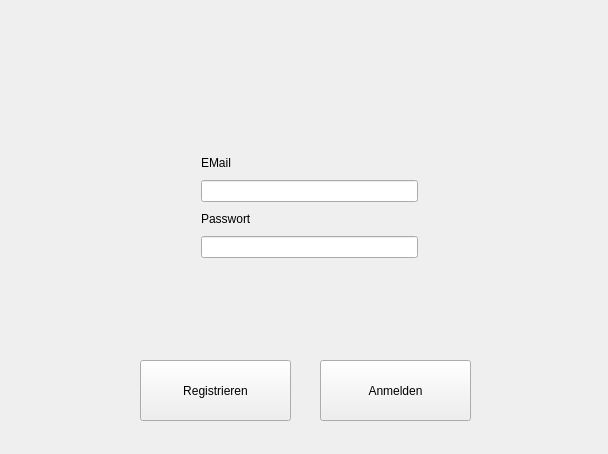
<?xml version="1.0" encoding="UTF-8"?>
<ui version="4.0">
 <class>StayHealthyClass</class>
 <widget class="QMainWindow" name="StayHealthyClass">
  <property name="geometry">
   <rect>
    <x>0</x>
    <y>0</y>
    <width>608</width>
    <height>454</height>
   </rect>
  </property>
  <property name="windowTitle">
   <string>StayHealthy</string>
  </property>
  <widget class="QWidget" name="centralWidget">
   <widget class="QPushButton" name="register_button">
    <property name="geometry">
     <rect>
      <x>140</x>
      <y>360</y>
      <width>151</width>
      <height>61</height>
     </rect>
    </property>
    <property name="text">
     <string>Registrieren</string>
    </property>
   </widget>
   <widget class="QPushButton" name="login_button">
    <property name="geometry">
     <rect>
      <x>320</x>
      <y>360</y>
      <width>151</width>
      <height>61</height>
     </rect>
    </property>
    <property name="text">
     <string>Anmelden</string>
    </property>
   </widget>
   <widget class="QWidget" name="verticalLayoutWidget_2">
    <property name="geometry">
     <rect>
      <x>200</x>
      <y>150</y>
      <width>219</width>
      <height>109</height>
     </rect>
    </property>
    <layout class="QVBoxLayout" name="input_layout">
     <property name="leftMargin">
      <number>1</number>
     </property>
     <property name="topMargin">
      <number>1</number>
     </property>
     <property name="rightMargin">
      <number>1</number>
     </property>
     <property name="bottomMargin">
      <number>1</number>
     </property>
     <item>
      <widget class="QLabel" name="email_label">
       <property name="text">
        <string>EMail</string>
       </property>
       <property name="buddy">
        <cstring>email_line_edit</cstring>
       </property>
      </widget>
     </item>
     <item>
      <widget class="QLineEdit" name="email_line_edit"/>
     </item>
     <item>
      <widget class="QLabel" name="password_label">
       <property name="text">
        <string>Passwort</string>
       </property>
       <property name="buddy">
        <cstring>email_line_edit</cstring>
       </property>
      </widget>
     </item>
     <item>
      <widget class="QLineEdit" name="password_line_edit">
       <property name="echoMode">
        <enum>QLineEdit::Password</enum>
       </property>
      </widget>
     </item>
    </layout>
   </widget>
  </widget>
 </widget>
 <layoutdefault spacing="6" margin="11"/>
 <resources>
  <include location="stayhealthy.qrc"/>
 </resources>
 <connections>
  <connection>
   <sender>email_line_edit</sender>
   <signal>returnPressed()</signal>
   <receiver>register_button</receiver>
   <slot>click()</slot>
   <hints>
    <hint type="sourcelabel">
     <x>224</x>
     <y>186</y>
    </hint>
    <hint type="destinationlabel">
     <x>160</x>
     <y>378</y>
    </hint>
   </hints>
  </connection>
  <connection>
   <sender>password_line_edit</sender>
   <signal>returnPressed()</signal>
   <receiver>register_button</receiver>
   <slot>click()</slot>
   <hints>
    <hint type="sourcelabel">
     <x>255</x>
     <y>249</y>
    </hint>
    <hint type="destinationlabel">
     <x>181</x>
     <y>382</y>
    </hint>
   </hints>
  </connection>
 </connections>
</ui>
